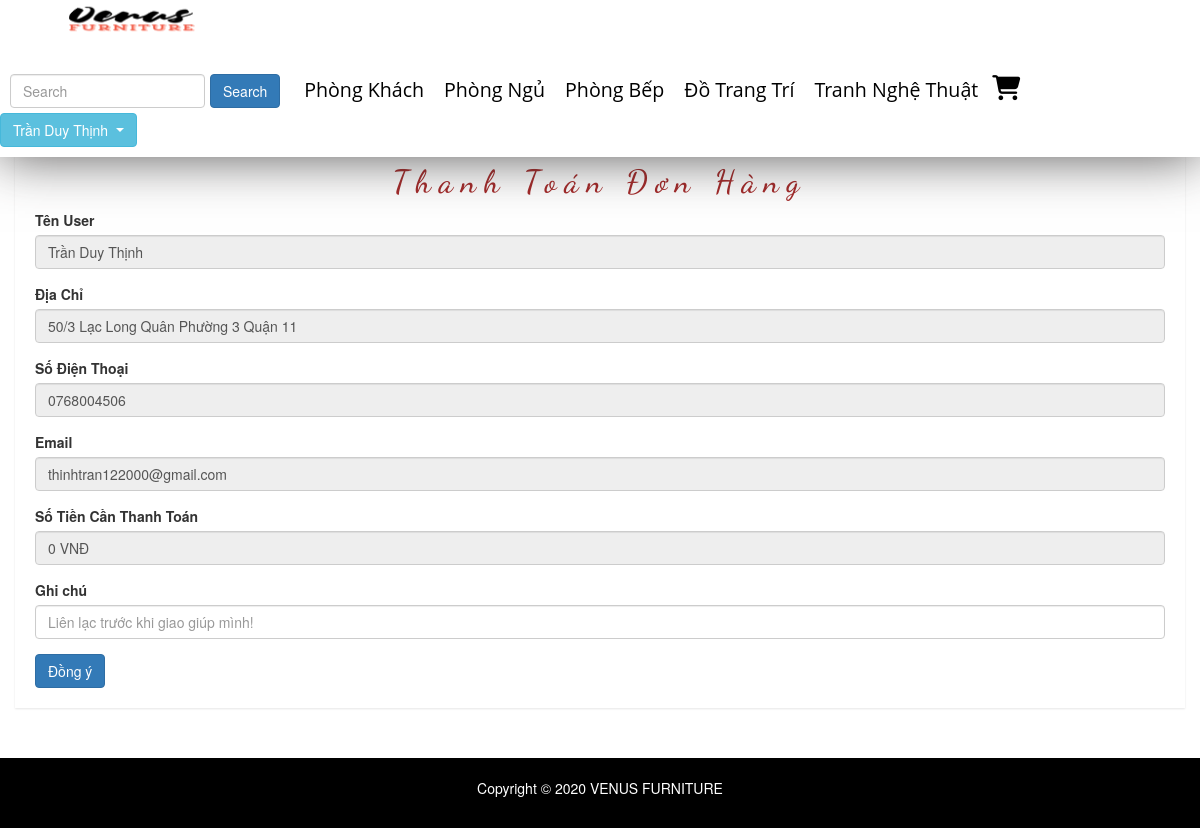
/public/pages/thanh-toan.php (signed in), run on the app's committed database.
### tables this page shows
CREATE TABLE `category` (
  `id` int(50) NOT NULL,
  `name` varchar(100) DEFAULT NULL,
  `slug` varchar(100) DEFAULT NULL,
  `images` varchar(100) DEFAULT NULL,
  `banner` varchar(100) DEFAULT NULL,
  `home` tinyint(100) DEFAULT 0,
  `status` tinyint(4) DEFAULT 0,
  `created_at` timestamp NOT NULL DEFAULT current_timestamp(),
  `updated` timestamp NOT NULL DEFAULT current_timestamp() ON UPDATE current_timestamp()
);

CREATE TABLE `users` (
  `id` int(50) NOT NULL,
  `name` varchar(100) DEFAULT NULL,
  `email` varchar(100) DEFAULT NULL,
  `address` varchar(100) DEFAULT NULL,
  `phone` char(15) DEFAULT NULL,
  `Account` varchar(100) NOT NULL,
  `password` varchar(100) DEFAULT NULL,
  `avatar` varchar(100) DEFAULT NULL,
  `status` tinyint(4) DEFAULT 1,
  `token` varchar(50) DEFAULT NULL,
  `created_at` timestamp NULL DEFAULT NULL,
  `updata_up` timestamp NULL DEFAULT NULL ON UPDATE current_timestamp()
);

### libraries/Database.php (called while the page is built, shortened)
<?php
class DataProvider
{
	public static function ExecuteQuery($sql)
	{
		try{
			$connection = mysqli_connect("localhost","root","", "web_noi_that");
			mysqli_query($connection, "set names 'utf8'");
			$result = mysqli_query($connection, $sql);
			return $result;
		}catch(Exception $ex)
		{
			return null;
		}
    }
}
?>

### public/pages/thanh-toan.php (the view, shortened to what this page needs)
<?php
require_once __DIR__ . "/../../layouts/header.php";
?>
<div class="product-status mg-tb-15" style="min-height:618px">
    <div class="container-fluid">
        <div class="row">
            <div class="col-lg-12 col-md-12 col-sm-12 col-xs-12">
                <div class="product-status-wrap">
                    <h2 class="text-center">Thanh Toán Đơn Hàng </h2>
                    <form action="" method="post" enctype="multipart/form-data" id="USedit">
                        <?php
                        try {
                            $sql = "SELECT * FROM users";
                            if (isset($_SESSION['id'])) {
                                $id = $_SESSION['id'];
                                $sql .= " WHERE id = " . $id;
                            }
                            $result = DataProvider::ExecuteQuery($sql);
                            $row = mysqli_fetch_array($result);
                        } catch (Exception $ex) {
                            echo "Không thể mở CSDL";
                        }
                        ?>
                        <div class="form-group">
                            <label>Tên User</label>
                            <input readonly="" type="text" class="form-control" placeholder="Enter name" name="TenUS" value="<?php echo $row['name'] ?>">
                        </div>
                        <div class="form-group">
                            <label>Địa Chỉ</label>
                            <input readonly="" type="text" class="form-control" placeholder="351 Lạc Long Quân-Phường 4- Quận 5- Thành Phố Hồ Chí Minh" name="address" value="<?php echo $row['address'] ?>">
                        </div>
                        <div class="form-group">
                            <label>Số Điện Thoại</label>
                            <input readonly="" type="number" class="form-control" placeholder="0345197655" name="phone" value="<?php echo $row['phone'] ?>">
                        </div>
                        <div class="form-group">
                            <label>Email</label>
                            <input readonly="" type="email" class="form-control" placeholder="ABC@gmail.com" name="email" value="<?php echo $row['email'] ?>">
                        </div>
                        <div class="form-group">
                            <label>Số Tiền Cần Thanh Toán</label>
                            <input readonly="" type="text" class="form-control" placeholder="" name="tongtien" value="<?php echo number_format($_SESSION['tongtien'],0) ?> VNĐ">
                        </div>
                        <div class="form-group">
                            <label>Ghi chú</label>
                            <input  type="text" class="form-control" placeholder="Liên lạc trước khi giao giúp mình!" name="note" >
                        </div>
                        <button type="submit" class="btn btn-primary">Đồng ý</button>
                    </form>
                </div>
            </div>
        </div>
    </div>
</div>
<?php
require_once __DIR__ . "/../../layouts/footer.php" ?>

### layouts/header.php (shortened to what this page needs)
<!DOCTYPE html>
<html>
<head>
    <link rel="stylesheet" href="/redirect?Id=CvmsVv9asuSiOaRBBz9urpS909ixNzNqI37%2b8O1yQr4%3d">
    <link rel="stylesheet" type="text/css" href="../vendors/fonts/css/fontawesome.css">
    <link rel="stylesheet" type="text/css" href="../resources/css/styles.css">
    <link rel="stylesheet" href="../vendors/css/bootstrap.css">
    <link rel="stylesheet" href="../resources/css/queries.css">
    <link rel="stylesheet" href="../vendors/css/bootstrap-grid.css">
    <link rel="stylesheet" href="css/bootstrap.min.css">
    <link rel="stylesheet" href="css/font-awesome.min.css">
    <link rel="stylesheet" href="css/owl.carousel.css">
    <link rel="stylesheet" href="css/owl.theme.css">
    <link rel="stylesheet" href="css/owl.transitions.css">
    <link rel="stylesheet" href="css/animate.css">
    <link rel="stylesheet" href="css/normalize.css">
    <link rel="stylesheet" href="css/meanmenu.min.css">
    <link rel="stylesheet" href="css/main.css">
    <link rel="stylesheet" href="css/morrisjs/morris.css">
    <link rel="stylesheet" href="css/scrollbar/jquery.mCustomScrollbar.min.css">
    <link rel="stylesheet" href="css/metisMenu/metisMenu.min.css">
    <link rel="stylesheet" href="css/metisMenu/metisMenu-vertical.css">
    <link rel="stylesheet" href="css/calendar/fullcalendar.min.css">
    <link rel="stylesheet" href="css/calendar/fullcalendar.print.min.css">
    <link rel="stylesheet" href="style.css">
    <link rel="stylesheet" href="css/responsive.css">
    <link rel="stylesheet" href="https://maxcdn.bootstrapcdn.com/bootstrap/3.3.5/css/bootstrap.min.css"><script src="https://maxcdn.bootstrapcdn.com/bootstrap/3.3.5/js/bootstrap.min.js"></script>
</head>
<body>
    <div class="sticky">
        <nav>
            <a href="../index.php"><img class="logo"
                    src="../resources/img/hinh/logo2.png" alt="logo"></a>
            <div>
            <ul class="main-nav">
              <li>
                <form class="form-inline " id="reseach" action="show-row.php" method="get">
             <input class="form-control mr-sm-2" type="search" placeholder="Search" aria-label="Search" name="search">
              <button class="btn btn-primary my-2 my-sm-0" type="submit" name="ok" value="search">Search</button>
           </form>
          </li>
                    <?php
                    $sql = "SELECT * FROM `category`";
                    $category = DataProvider::ExecuteQuery($sql);
                    while ($loai = mysqli_fetch_array($category)) {
                        $chuoi = <<< EOD
                          <li><a class="a" href="/TTT/public/pages/show-row.php?id={$loai['id']}">  {$loai['name']}</a>
                          <ul class="submenu">
                          EOD;
                        echo $chuoi;
                        echo " </ul>";
                    }
                    echo   "</li>";
                    ?>
                    <a class="fas fa-shopping-cart " href="gio-hang.php" id="icoi"></a>
                    <?php if (isset($_SESSION['name'])) :   ?>
                        <div class="btn-group">
                            <button type="button" class="btn btn-info dropdown-toggle" data-toggle="dropdown" aria-haspopup="true" aria-expanded="false">
                           <?php echo $_SESSION['name'] ?>
                            </button>
                        </div>
                    <?php else : ?>
                        <a class="far fa-user " href="login.php" id="icoi"></a>
                    <?php endif ?>
                </ul>
            </div>
        </nav>
    </div>
    <div id="SITE_HEADER-placeholder"></div>

### public/resources/css/styles.css (style rules this page uses)
* { padding: 0 px; margin: 0 px; box-sizing: border-box; }
html { font-family: "Lato", sans-serif; font-size: 20 px; color: #5a5a5a; background-color: #ffffff; text-rendering: optimizeLegibility; }
body { overflow-x: hidden; }
.logo { width: 200px; float: left; margin-left: 30px; margin-top: 10px; display: block; }
#icoi { text-decoration: none; color: black; font-size: 25px; margin-right: 30px; }
.main-nav { float: right; list-style: none; margin-right: 20px; margin-top: 40px; padding-left: 0px; z-index: 1; }
.main-nav li .a { text-decoration: none; text-align: center; color: black; font-size: 140%; font-family: "Pacifico", cursive; font-family: "Amatic SC", cursive; font-family: "Open Sans", sans-serif; padding: 2px 0px; }
.main-nav li { display: inline-block; margin: 5px 10px; }
.sticky { background-color: white; position: fixed; top: 0 px; left: 0px; z-index: 900; width: 100%; box-shadow: 0 0px 50px 0 rgba(46, 44, 44, 0.8); }
.sticky .logo { width: 200px; margin-top: -10px; padding-bottom: -80px; }
.sticky .main-nav { margin-top: 20px; }
#SITE_HEADER-placeholder { height: 110px; display: block; }

### public/pages/css/main.css (style rules this page uses)
html { color: #222; font-size: 1em; line-height: 1.4; }
audio, canvas, iframe, img, svg, video { vertical-align: middle; }

### public/pages/style.css (style rules this page uses)
html, body { height: 100%; font-family: 'Play', sans-serif;font-weight:400;background:#f5f5f5; }
img { max-width:100%;height:auto }
h1, h2, h3, h4, h5, h6 { margin: 0 0 10px; font-weight:700; }
a { transition: all 0.3s ease 0s;text-decoration:none; }
a:visited, a:link, a:active { text-decoration: none; }
ul { list-style: outside none none; margin: 0; padding: 0 }
.mg-tb-15 { margin:15px 0px; }
.form-control { background-color: #FFFFFF; background-image: none; border: 1px solid #e5e6e7; border-radius: 1px; color: inherit; display: block; padding: 6px 12px; transition: border-color 0.15s ease-in-out 0s, box-shadow 0.15s ease-in-out 0s; width: 100%; }
.product-sales-chart, .analytics-info-cs, .tranffic-als-inner, .analytics-rounded, .single-new-trend, .personal-info-wrap, .author-widgets-single, .calender-inner, .product-status-wrap, .review-tab-pro-inner, .income-dashone-total, .analytics-adminpro-wrap, .analytics-sparkle-line, .analysis-progrebar, .sparkline8-list, .sparkline9-list, .sparkline7-list, .sparkline10-list, .sparkline12-list, .sparkline13-list, .sparkline14-list, .sparkline13-list, .sparkline11-list, .x-editable-list, .code-editor-single, .blog-details-inner, .charts-single-pro, .about-sparkline, .sparkline-list, .button-ad-wrap, .tab-content-details, .sparkline16-list, .sparkline15-list, .tinymce-single { padding:20px; background:#fff; -webkit-box-shadow: 0px 1px 2px 0px rgba(0, 0, 0, 0.1); box-shadow: 0px 1px 2px 0px rgba(0, 0, 0, 0.1); }

### public/pages/thanh-toan.php (style rules this page uses)
h2 { font-family: "Dancing Script", cursive; font-size: xx-large; letter-spacing: 8px; color: brown; }

### data on the page
category: name "Phòng Khách"
category: name "Phòng Ngủ"
category: name "Phòng Bếp"
category: name "Đồ Trang Trí"
category: name "Tranh Nghệ Thuật"
users: TenUS "Trần Duy Thịnh", address "50/3 Lạc Long Quân Phường 3 Quận 11", phone "0768004506", email "thinhtran122000@gmail.com"

### other printed values
$_SESSION['name'] "Trần Duy Thịnh"
